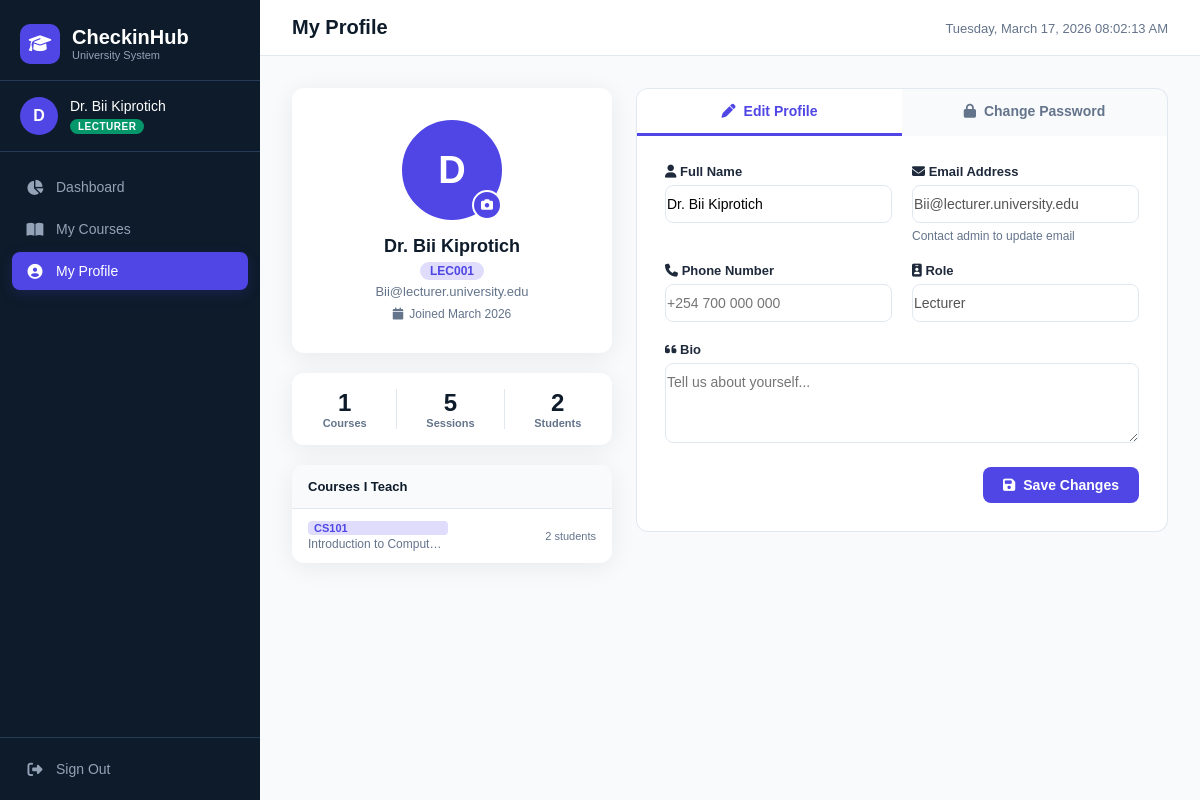
Screenshot of /lecturer/profile (signed in) with the database file from the repository.
### app/models/user_model.py (models this page shows, shortened)
class User(UserMixin, db.Model):
    __tablename__ = 'users'
    id = db.Column(db.Integer, primary_key=True)
    full_name = db.Column(db.String(150), nullable=False)
    email = db.Column(db.String(150), unique=True, nullable=False)
    student_id = db.Column(db.String(50), unique=True, nullable=True)
    password_hash = db.Column(db.String(256), nullable=False)
    role = db.Column(db.String(20), nullable=False, default='student')  # admin, lecturer, student
    is_active = db.Column(db.Boolean, default=True)
    profile_picture = db.Column(db.String(300), nullable=True)
    bio = db.Column(db.String(300), nullable=True)
    phone = db.Column(db.String(30), nullable=True)
    created_at = db.Column(db.DateTime, default=datetime.utcnow)
    enrollments = db.relationship(
        'Enrollment',
        backref='student',
        lazy='dynamic',
        cascade='all, delete-orphan',
        foreign_keys='Enrollment.student_id'
    )
    attendance_records = db.relationship(
        'AttendanceRecord',
        backref='student',
        lazy='dynamic',
        cascade='all, delete-orphan'
    )
    courses_teaching = db.relationship(
        'Course',
        backref='lecturer',
        lazy='dynamic',
        foreign_keys='Course.lecturer_id'
    )

### app/models/course_model.py (models this page shows, shortened)
class Course(db.Model):
    __tablename__ = 'courses'
    id = db.Column(db.Integer, primary_key=True)
    course_code = db.Column(db.String(20), unique=True, nullable=False)
    course_name = db.Column(db.String(200), nullable=False)
    department = db.Column(db.String(100), nullable=False)
    semester = db.Column(db.String(50), nullable=False)
    lecturer_id = db.Column(db.Integer, db.ForeignKey('users.id'), nullable=True)
    created_at = db.Column(db.DateTime, default=datetime.utcnow)
    enrollments = db.relationship(
        'Enrollment',
        backref='course',
        lazy='dynamic',
        cascade='all, delete-orphan'
    )
    sessions = db.relationship(
        'AttendanceSession',
        backref='course',
        lazy='dynamic',
        cascade='all, delete-orphan'
    )

### app/routes/lecturer_routes.py (the view)
@lecturer_bp.route('/profile')
@login_required
@role_required('lecturer')
def profile():
    from app.models.attendance_model import AttendanceSession, AttendanceRecord
    courses        = Course.query.filter_by(lecturer_id=current_user.id).all()
    total_sessions = AttendanceSession.query.filter_by(lecturer_id=current_user.id).count()
    total_students = sum(
        Enrollment.query.filter_by(course_id=c.id).count() for c in courses
    )
    return render_template('lecturer/profile.html',
        courses=courses,
        total_sessions=total_sessions,
        total_students=total_students)

### app/models/user_model.py (called while the page is built)
@login_manager.user_loader
def load_user(user_id):
    return User.query.get(int(user_id))

### app/utils/helpers.py (called while the page is built)
def role_required(*roles):
    def decorator(f):
        @wraps(f)
        def decorated_function(*args, **kwargs):
            if not current_user.is_authenticated:
                return redirect(url_for('auth.login'))
            if current_user.role not in roles:
                flash('Access denied. Insufficient permissions.', 'danger')
                return redirect(url_for('auth.login'))
            return f(*args, **kwargs)
        return decorated_function
    return decorator

### app/templates/lecturer/profile.html (shortened to what this page needs)
{% extends 'base.html' %}
{% block page_title %}My Profile{% endblock %}
{% block content %}
<div class="profile-page">
  <div class="profile-left">
    <div class="profile-avatar-card">
      <div class="avatar-wrapper" id="avatarWrapper">
        {% if current_user.profile_picture %}
        <img src="{{ url_for('static', filename='avatars/' + current_user.profile_picture) }}" alt="Profile"
          class="avatar-img" id="avatarPreview" />
        {% else %}
        <div class="avatar-initials" id="avatarInitials">{{ current_user.full_name[0].upper() }}</div>
        {% endif %}
        <label class="avatar-edit-btn" for="profilePicInput" title="Change photo">
          <i class="fas fa-camera"></i>
        </label>
      </div>
      <div class="profile-name">{{ current_user.full_name }}</div>
      <div class="profile-id">{{ current_user.student_id or 'LECTURER' }}</div>
      <div class="profile-email">{{ current_user.email }}</div>
      <div class="profile-joined">
        <i class="fas fa-calendar"></i> Joined {{ current_user.created_at.strftime('%B %Y') }}
      </div>
    </div>
    <div class="profile-stats-card">
      <div class="pstat">
        <div class="pstat-value">{{ courses|length }}</div>
        <div class="pstat-label">Courses</div>
      </div>
      <div class="pstat">
        <div class="pstat-value">{{ total_sessions }}</div>
        <div class="pstat-label">Sessions</div>
      </div>
      <div class="pstat">
        <div class="pstat-value">{{ total_students }}</div>
        <div class="pstat-label">Students</div>
      </div>
    </div>
    {% if courses %}
    <div class="profile-course-list">
      <div class="pcl-title">Courses I Teach</div>
      {% for c in courses %}
      <div class="pcl-item">
        <div class="pcl-left">
          <span class="pcl-code">{{ c.course_code }}</span>
          <span class="pcl-name">{{ c.course_name }}</span>
        </div>
        <div class="pcl-right">
          <span style="font-size:11px;color:var(--muted)">{{ c.enrollments.count() }} students</span>
        </div>
      </div>
      {% endfor %}
    </div>
    {% endif %}
  </div>
  <div class="profile-right">
    <div class="profile-tabs">
      <button class="ptab active" data-tab="edit">
        <i class="fas fa-pen"></i> Edit Profile
      </button>
      <button class="ptab" data-tab="password">
        <i class="fas fa-lock"></i> Change Password
      </button>
    </div>
    <div class="ptab-content active" id="tab-edit">
      <form method="POST" action="{{ url_for('lecturer.update_profile') }}" enctype="multipart/form-data"
        id="profileForm">
        <div class="profile-form-grid">
          <div class="form-group">
            <label><i class="fas fa-user"></i> Full Name</label>
            <input type="text" name="full_name" class="form-control" value="{{ current_user.full_name }}" required />
          </div>
          <div class="form-group">
            <label><i class="fas fa-envelope"></i> Email Address</label>
            <input type="email" class="form-control" value="{{ current_user.email }}" disabled />
            <small>Contact admin to update email</small>
          </div>
          <div class="form-group">
            <label><i class="fas fa-phone"></i> Phone Number</label>
            <input type="text" name="phone" class="form-control" value="{{ current_user.phone or '' }}"
              placeholder="+254 700 000 000" />
          </div>
          <div class="form-group">
            <label><i class="fas fa-id-badge"></i> Role</label>
            <input type="text" class="form-control" value="Lecturer" disabled />
          </div>
          <div class="form-group full-width">
            <label><i class="fas fa-quote-left"></i> Bio</label>
            <textarea name="bio" class="form-control" rows="3"
              placeholder="Tell us about yourself...">{{ current_user.bio or '' }}</textarea>
          </div>
        </div>
        <div class="form-actions">
          <button type="submit" class="btn-primary">
            <i class="fas fa-save"></i> Save Changes
          </button>
        </div>
      </form>
    </div>
  </div>
</div>
{% endblock %}

### app/templates/base.html (shortened to what this page needs)
<!DOCTYPE html>
<html lang="en">
<head>
  <link rel="stylesheet" href="https://cdnjs.cloudflare.com/ajax/libs/font-awesome/6.5.0/css/all.min.css" />
  <link rel="stylesheet" href="{{ url_for('static', filename='css/main.css') }}" />
</head>
<body>
  {% if current_user.is_authenticated %}
  <div class="layout">
    <aside class="sidebar" id="sidebar">
      <div class="sidebar-header">
        <div class="logo">
          <div class="logo-icon"><i class="fas fa-graduation-cap"></i></div>
          <div>
            <div class="logo-title">CheckinHub</div>
            <div class="logo-sub">University System</div>
          </div>
        </div>
      </div>
      <div class="user-card">
        {% if current_user.profile_picture %}
      <div class="user-avatar avatar-photo">
        <img src="{{ url_for('static', filename='avatars/' + current_user.profile_picture) }}" alt="avatar" />
      </div>
      {% else %}
      <div class="user-avatar">{{ current_user.full_name[0].upper() }}</div>
      {% endif %}
        <div class="user-info">
          <div class="user-name">{{ current_user.full_name }}</div>
          <div class="user-badge {{ current_user.role }}">{{ current_user.role.capitalize() }}</div>
        </div>
      </div>
      <nav class="sidebar-nav">
        {% if current_user.role == 'admin' %}
        <a href="{{ url_for('admin.dashboard') }}" class="nav-item {% if request.endpoint == 'admin.dashboard' %}active{% endif %}"><i class="fas fa-chart-pie"></i><span>Dashboard</span></a>
        <a href="{{ url_for('admin.users') }}" class="nav-item {% if 'user' in request.endpoint %}active{% endif %}"><i class="fas fa-users"></i><span>Users</span></a>
        <a href="{{ url_for('admin.courses') }}" class="nav-item {% if 'course' in request.endpoint %}active{% endif %}"><i class="fas fa-book-open"></i><span>Courses</span></a>
        <a href="{{ url_for('admin.enrollments') }}" class="nav-item {% if 'enrollment' in request.endpoint %}active{% endif %}"><i class="fas fa-user-plus"></i><span>Enrollments</span></a>
        <a href="{{ url_for('admin.reports') }}" class="nav-item {% if 'report' in request.endpoint %}active{% endif %}"><i class="fas fa-file-alt"></i><span>Reports</span></a>
        <a href="{{ url_for('admin.profile') }}" class="nav-item {% if 'profile' in request.endpoint %}active{% endif %}"><i class="fas fa-circle-user"></i><span>My Profile</span></a>
        {% elif current_user.role == 'lecturer' %}
        <a href="{{ url_for('lecturer.dashboard') }}" class="nav-item {% if request.endpoint == 'lecturer.dashboard' %}active{% endif %}"><i class="fas fa-chart-pie"></i><span>Dashboard</span></a>
        <a href="{{ url_for('lecturer.courses') }}" class="nav-item {% if 'course' in request.endpoint %}active{% endif %}"><i class="fas fa-book-open"></i><span>My Courses</span></a>
        <a href="{{ url_for('lecturer.profile') }}" class="nav-item {% if 'profile' in request.endpoint %}active{% endif %}"><i class="fas fa-circle-user"></i><span>My Profile</span></a>
        {% endif %}
      </nav>
      <div class="sidebar-footer">
        <a href="{{ url_for('auth.logout') }}" class="nav-item logout"><i class="fas fa-right-from-bracket"></i><span>Sign Out</span></a>
      </div>
    </aside>
    <main class="main-content">
      <div class="topbar">
        <div class="page-title">{% block page_title %}Dashboard{% endblock %}</div>
        <div class="topbar-right"><span class="topbar-date" id="liveDate"></span></div>
      </div>
      <div class="content-area">{% block content %}{% endblock %}</div>
    </main>
  </div>
  {% endif %}
</body>
</html>

### rows the page displays
User: full_name "D", full_name "Dr. Bii Kiprotich", role "LECTURER", student "LEC001", email "Bii@lecturer.university.edu", created_at "March 2026"
Course: course_code "CS101", course_name "Introduction to Comput…", enrollments.count "2"

### other values shown
{{ courses|length }} "1"
{{ total_sessions }} "5"
{{ total_students }} "2"
